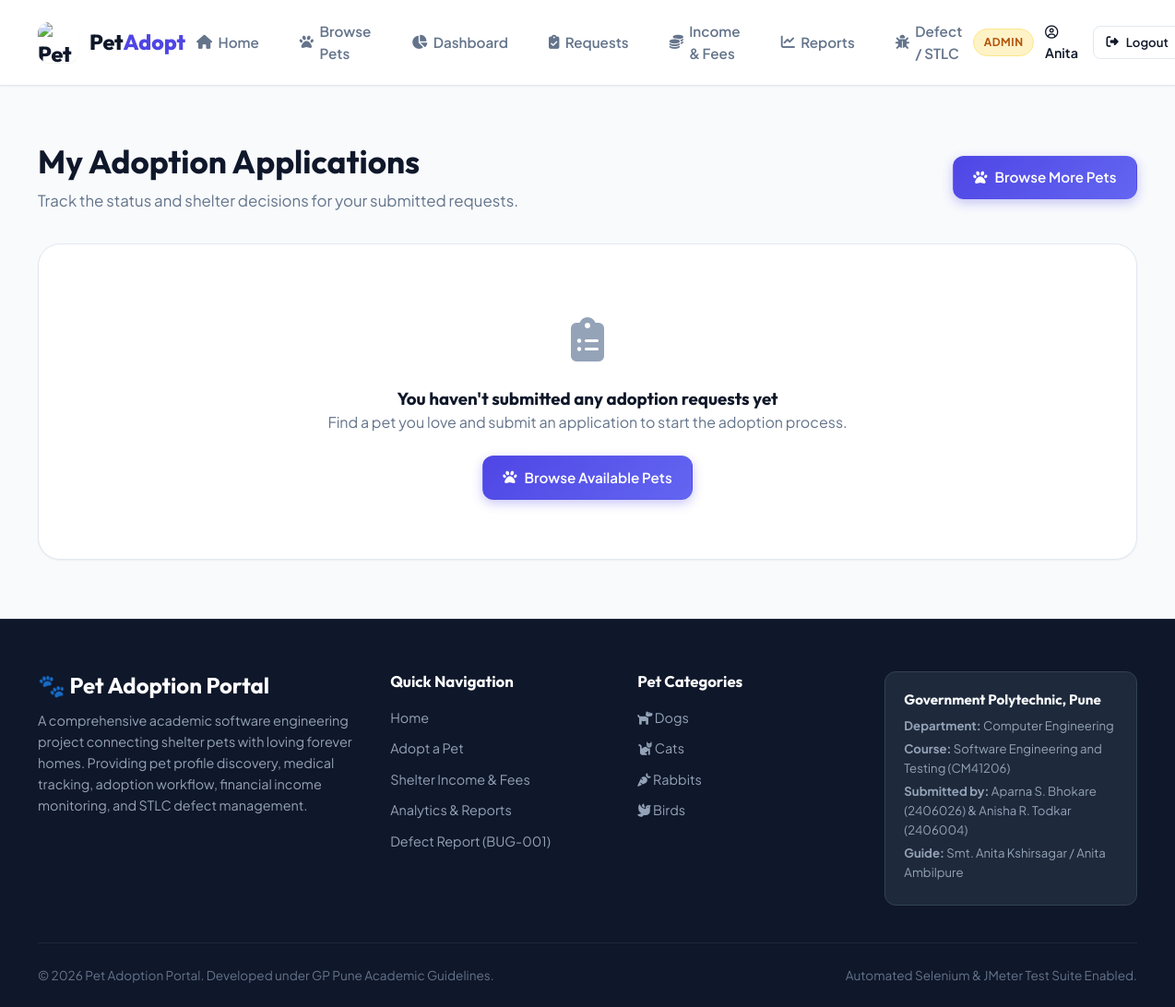
Page /my-requests (signed in) on the committed database.
### tables this page shows
CREATE TABLE pet_categories (
        category_id INTEGER PRIMARY KEY AUTOINCREMENT,
        name TEXT UNIQUE NOT NULL,
        description TEXT,
        icon TEXT
    );

### app.py (the view)
@app.route('/my-requests')
@login_required
def my_requests():
    conn = database.get_db()
    cursor = conn.cursor()
    cursor.execute('''
        SELECT r.*, p.name as pet_name, p.breed, p.image_path, p.adoption_fee, c.name as category_name
        FROM adoption_requests r
        JOIN pets p ON r.pet_id = p.pet_id
        JOIN pet_categories c ON p.category_id = c.category_id
        WHERE r.user_id = ?
        ORDER BY r.request_id DESC
    ''', (session['user_id'],))
    requests_list = cursor.fetchall()
    conn.close()
    return render_template('my_requests.html', requests=requests_list)

### app.py (called while the page is built)
def login_required(f):
    @wraps(f)
    def decorated_function(*args, **kwargs):
        if 'user_id' not in session:
            flash('Please log in to access this page.', 'warning')
            return redirect(url_for('login', next=request.url))
        return f(*args, **kwargs)
    return decorated_function

@app.context_processor
def inject_global_data():
    conn = database.get_db()
    cursor = conn.cursor()
    cursor.execute("SELECT * FROM pet_categories")
    categories = cursor.fetchall()
    conn.close()
    return {
        'nav_categories': categories,
        'current_year': datetime.now().year,
        'session_user': session.get('name'),
        'session_role': session.get('role')
    }

### database.py (called while the page is built)
def get_db():
    conn = sqlite3.connect(DB_PATH)
    conn.row_factory = sqlite3.Row
    conn.execute("PRAGMA foreign_keys = ON")
    return conn

### templates/my_requests.html (shortened to what this page needs)
{% extends 'base.html' %}
{% block content %}
<div class="container" style="padding-top: 2.5rem; padding-bottom: 4rem;">
    <div style="display: flex; align-items: center; justify-content: space-between; margin-bottom: 2rem; flex-wrap: wrap; gap: 1rem;">
        <div>
            <h1 style="font-size: 2.2rem; margin-bottom: 0.5rem;">My Adoption Applications</h1>
            <p style="color: var(--text-muted); font-size: 1.05rem;">Track the status and shelter decisions for your submitted requests.</p>
        </div>
        <a href="{{ url_for('pets') }}" class="btn btn-primary">
            <i class="fas fa-paw"></i> Browse More Pets
        </a>
    </div>
    {% if requests %}
        <div style="display: flex; flex-direction: column; gap: 1.5rem;">
            {% for req in requests %}
                <div class="card" style="border-radius: var(--radius-xl); padding: 1.75rem;">
                    <div style="display: grid; grid-template-columns: 140px 1fr auto; gap: 1.5rem; align-items: center;">
                        <img src="{{ req.image_path }}" alt="{{ req.pet_name }}" style="width: 140px; height: 110px; object-fit: cover; border-radius: var(--radius-lg);">
                        <div>
                            <div style="display: flex; align-items: center; gap: 0.75rem; margin-bottom: 0.35rem;">
                                <h3 style="font-size: 1.35rem; margin-bottom: 0;">{{ req.pet_name }}</h3>
                                <span class="role-badge" style="background: var(--bg-surface); color: var(--text-muted);">{{ req.category_name }}</span>
                            </div>
                            <div style="color: var(--text-muted); font-size: 0.9rem; margin-bottom: 0.5rem;">
                                {{ req.breed }} &bull; Standard Care Fee: ₹{{ "{:,.0f}".format(req.adoption_fee) }}
                            </div>
                            <div style="font-size: 0.85rem; color: var(--text-light);">
                                <i class="far fa-calendar-alt"></i> Applied on {{ req.request_date }}
                            </div>
                            {% if req.notes %}
                                <div style="margin-top: 0.75rem; background: var(--bg-surface); padding: 0.6rem 0.85rem; border-radius: var(--radius-sm); font-size: 0.85rem;">
                                    <strong>Shelter Update:</strong> {{ req.notes }}
                                </div>
                            {% endif %}
                            {% if req.rejection_reason %}
                                <div style="margin-top: 0.75rem; background: var(--danger-subtle); color: #991b1b; padding: 0.6rem 0.85rem; border-radius: var(--radius-sm); font-size: 0.85rem;">
                                    <strong>Reason:</strong> {{ req.rejection_reason }}
                                </div>
                            {% endif %}
                        </div>
                        <div style="text-align: right;">
                            <span class="pet-badge-status badge-{{ req.status|lower }}" style="display: inline-block; position: static; font-size: 0.9rem; padding: 0.45rem 1.15rem; margin-bottom: 0.75rem;">
                                {{ req.status }}
                            </span>
                            <div>
                                <a href="{{ url_for('pet_detail', pet_id=req.pet_id) }}" class="btn btn-outline btn-sm">
                                    View Pet Profile
                                </a>
                            </div>
                        </div>
                    </div>
                </div>
            {% endfor %}
        </div>
    {% else %}
        <div class="card" style="text-align: center; padding: 4rem 2rem; border-radius: var(--radius-xl);">
            <div style="font-size: 3rem; color: var(--text-light); margin-bottom: 1rem;">
                <i class="fas fa-clipboard-list"></i>
            </div>
            <h3>You haven't submitted any adoption requests yet</h3>
            <p style="color: var(--text-muted); margin-bottom: 1.5rem;">Find a pet you love and submit an application to start the adoption process.</p>
            <a href="{{ url_for('pets') }}" class="btn btn-primary"><i class="fas fa-paw"></i> Browse Available Pets</a>
        </div>
    {% endif %}
</div>
{% endblock %}

### templates/base.html (shortened to what this page needs)
<!DOCTYPE html>
<html lang="en">
<head>
    <link rel="stylesheet" href="https://cdnjs.cloudflare.com/ajax/libs/font-awesome/6.5.1/css/all.min.css">
    <link rel="stylesheet" href="{{ url_for('static', filename='css/style.css') }}">
</head>
<body>
    <header class="navbar">
        <div class="nav-container">
            <a href="{{ url_for('index') }}" class="brand" id="nav-brand">
                <img src="{{ url_for('static', filename='images/logo.jpg') }}" alt="Pet Adoption Portal Logo">
                <span>Pet<span class="highlight">Adopt</span></span>
            </a>
            <nav>
                <ul class="nav-links">
                    <li><a href="{{ url_for('index') }}" class="nav-link {% if request.endpoint == 'index' %}active{% endif %}"><i class="fas fa-home"></i> Home</a></li>
                    <li><a href="{{ url_for('pets') }}" class="nav-link {% if request.endpoint == 'pets' %}active{% endif %}"><i class="fas fa-paw"></i> Browse Pets</a></li>
                    {% if session_user %}
                        {% if session_role in ['admin', 'staff'] %}
                            <li><a href="{{ url_for('dashboard') }}" class="nav-link {% if request.endpoint == 'dashboard' %}active{% endif %}"><i class="fas fa-chart-pie"></i> Dashboard</a></li>
                            <li><a href="{{ url_for('manage_requests') }}" class="nav-link {% if request.endpoint == 'manage_requests' %}active{% endif %}"><i class="fas fa-clipboard-check"></i> Requests</a></li>
                        {% else %}
                            <li><a href="{{ url_for('my_requests') }}" class="nav-link {% if request.endpoint == 'my_requests' %}active{% endif %}"><i class="fas fa-heart"></i> My Requests</a></li>
                        {% endif %}
                        <li><a href="{{ url_for('income') }}" class="nav-link {% if request.endpoint == 'income' %}active{% endif %}"><i class="fas fa-coins"></i> Income & Fees</a></li>
                        <li><a href="{{ url_for('reports') }}" class="nav-link {% if request.endpoint == 'reports' %}active{% endif %}"><i class="fas fa-chart-line"></i> Reports</a></li>
                    {% else %}
                        <li><a href="{{ url_for('income') }}" class="nav-link {% if request.endpoint == 'income' %}active{% endif %}"><i class="fas fa-coins"></i> Financials</a></li>
                    {% endif %}
                    <li><a href="{{ url_for('defect_report') }}" class="nav-link {% if request.endpoint == 'defect_report' %}active{% endif %}"><i class="fas fa-bug"></i> Defect / STLC</a></li>
                </ul>
            </nav>
            <div class="nav-auth">
                {% if session_user %}
                    <span class="role-badge {{ session_role }}">{{ session_role }}</span>
                    <span style="font-weight: 600; font-size: 0.9rem; color: var(--text-main); margin-right: 0.25rem;">
                        <i class="far fa-user-circle"></i> {{ session_user.split(' ')[0] }}
                    </span>
                    <a href="{{ url_for('logout') }}" id="logout-btn" class="btn btn-outline btn-sm"><i class="fas fa-sign-out-alt"></i> Logout</a>
                {% else %}
                    <a href="{{ url_for('login') }}" id="nav-login-btn" class="btn btn-outline btn-sm"><i class="fas fa-sign-in-alt"></i> Login</a>
                    <a href="{{ url_for('register') }}" id="nav-register-btn" class="btn btn-primary btn-sm"><i class="fas fa-user-plus"></i> Register</a>
                {% endif %}
            </div>
        </div>
    </header>
    <main style="flex: 1;">
        {% block content %}{% endblock %}
    </main>
    <footer class="footer">
        <div class="container">
            <div class="footer-grid">
                <div class="footer-brand">
                    <h3>🐾 Pet Adoption Portal</h3>
                    <p>A comprehensive academic software engineering project connecting shelter pets with loving forever homes. Providing pet profile discovery, medical tracking, adoption workflow, financial income monitoring, and STLC defect management.</p>
                </div>
                <div class="footer-col">
                    <h4>Quick Navigation</h4>
                    <ul class="footer-links">
                        <li><a href="{{ url_for('index') }}">Home</a></li>
                        <li><a href="{{ url_for('pets') }}">Adopt a Pet</a></li>
                        <li><a href="{{ url_for('income') }}">Shelter Income & Fees</a></li>
                        <li><a href="{{ url_for('reports') }}">Analytics & Reports</a></li>
                        <li><a href="{{ url_for('defect_report') }}">Defect Report (BUG-001)</a></li>
                    </ul>
                </div>
                <div class="footer-col">
                    <h4>Pet Categories</h4>
                    <ul class="footer-links">
                        {% for cat in nav_categories %}
                            <li><a href="{{ url_for('pets', category=cat.category_id) }}"><i class="fas {{ cat.icon }}"></i> {{ cat.name }}</a></li>
                        {% endfor %}
                    </ul>
                </div>
                <div class="footer-col">
                    <div class="footer-academic-card">
                        <h5>Government Polytechnic, Pune</h5>
                        <p><strong>Department:</strong> Computer Engineering</p>
                        <p><strong>Course:</strong> Software Engineering and Testing (CM41206)</p>
                        <p><strong>Submitted by:</strong> Aparna S. Bhokare (2406026) & Anisha R. Todkar (2406004)</p>
                        <p><strong>Guide:</strong> Smt. Anita Kshirsagar / Anita Ambilpure</p>
                    </div>
                </div>
            </div>
            <div class="footer-bottom">
                <div>&copy; {{ current_year }} Pet Adoption Portal. Developed under GP Pune Academic Guidelines.</div>
                <div>Automated Selenium & JMeter Test Suite Enabled.</div>
            </div>
        </div>
    </footer>
</body>
</html>

### rows in the picture
pet_categories: name "Dogs"
pet_categories: name "Cats"
pet_categories: name "Rabbits"
pet_categories: name "Birds"

### other values in the picture
{{ session_role }} "ADMIN"
{{ session_user.split(' ')[0] }} "Anita"
